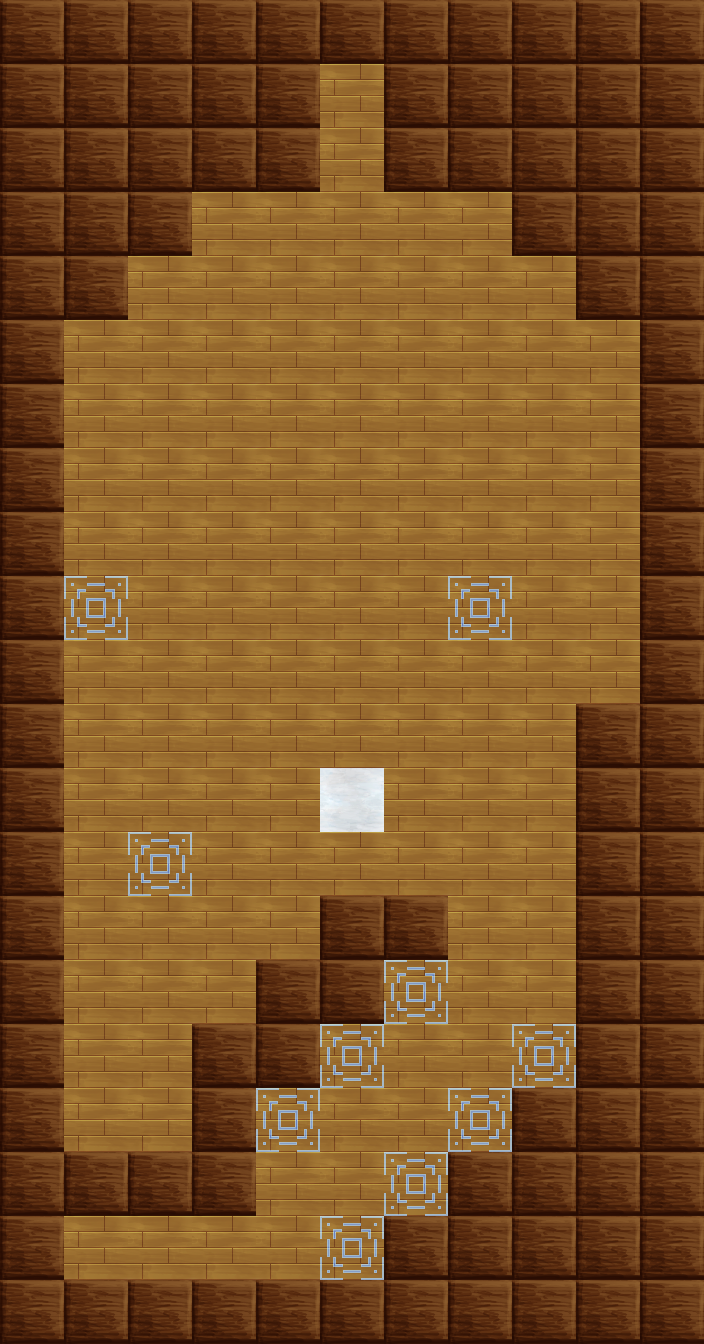

This game map was drawn from its Tiled (.tmx) file and the tilesets committed beside it. A one-line description and the full map source follow:
An orthogonal 11x21 tile map with 64x64 px tiles, 4 tile layers (background, drop-points, goal, wall), 5 tilesets and 10 objects (5x upBlock, 2x rightBlock, playerSpawner, leftBlock, downBlock).

<map version="1.2" tiledversion="1.2.4" orientation="orthogonal" renderorder="right-down" width="11" height="21" tilewidth="64" tileheight="64" infinite="0" nextlayerid="11" nextobjectid="24">
 <tileset firstgid="1" name="puzzle-tileset" tilewidth="64" tileheight="64" spacing="2" margin="1" tilecount="72" columns="8">
  <image source="puzzle-tileset.png" width="528" height="594" />
 </tileset>
 <tileset firstgid="73" name="left-block" tilewidth="64" tileheight="64" tilecount="1" columns="1">
  <image source="left-block.png" width="64" height="64" />
 </tileset>
 <tileset firstgid="74" name="right-block" tilewidth="64" tileheight="64" tilecount="1" columns="1">
  <image source="right-block.png" width="64" height="64" />
 </tileset>
 <tileset firstgid="75" name="up-block" tilewidth="64" tileheight="64" tilecount="1" columns="1">
  <image source="up-block.png" width="64" height="64" />
 </tileset>
 <tileset firstgid="76" name="down-block" tilewidth="64" tileheight="64" tilecount="1" columns="1">
  <image source="down-block.png" width="64" height="64" />
 </tileset>
 <layer id="5" name="background" width="11" height="21">
  <data encoding="csv">
9,9,9,9,9,9,9,9,9,9,9,
9,9,9,9,9,9,9,9,9,9,9,
9,9,9,9,9,9,9,9,9,9,9,
9,9,9,9,9,9,9,9,9,9,9,
9,9,9,9,9,9,9,9,9,9,9,
9,9,9,9,9,9,9,9,9,9,9,
9,9,9,9,9,9,9,9,9,9,9,
9,9,9,9,9,9,9,9,9,9,9,
9,9,9,9,9,9,9,9,9,9,9,
9,9,9,9,9,9,9,9,9,9,9,
9,9,9,9,9,9,9,9,9,9,9,
9,9,9,9,9,9,9,9,9,9,9,
9,9,9,9,9,9,9,9,9,9,9,
9,9,9,9,9,9,9,9,9,9,9,
9,9,9,9,9,9,9,9,9,9,9,
9,9,9,9,9,9,9,9,9,9,9,
9,9,9,9,9,9,9,9,9,9,9,
9,9,9,9,9,9,9,9,9,9,9,
9,9,9,9,9,9,9,9,9,9,9,
9,9,9,9,9,9,9,9,9,9,9,
9,9,9,9,9,9,9,9,9,9,9
</data>
 </layer>
 <layer id="6" name="drop-points" width="11" height="21">
  <data encoding="csv">
0,0,0,0,0,0,0,0,0,0,0,
0,0,0,0,0,0,0,0,0,0,0,
0,0,0,0,0,0,0,0,0,0,0,
0,0,0,0,0,0,0,0,0,0,0,
0,0,0,0,0,0,0,0,0,0,0,
0,0,0,0,0,0,0,0,0,0,0,
0,0,0,0,0,0,0,0,0,0,0,
0,0,0,0,0,0,0,0,0,0,0,
0,0,0,0,0,0,0,0,0,0,0,
0,10,0,0,0,0,0,10,0,0,0,
0,0,0,0,0,0,0,0,0,0,0,
0,0,0,0,0,0,0,0,0,0,0,
0,0,0,0,0,0,0,0,0,0,0,
0,0,10,0,0,0,0,0,0,0,0,
0,0,0,0,0,0,0,0,0,0,0,
0,0,0,0,0,0,10,0,0,0,0,
0,0,0,0,0,10,0,0,10,0,0,
0,0,0,0,10,0,0,10,0,0,0,
0,0,0,0,0,0,10,0,0,0,0,
0,0,0,0,0,10,0,0,0,0,0,
0,0,0,0,0,0,0,0,0,0,0
</data>
 </layer>
 <objectgroup id="10" name="objects">
  <object id="3" name="playerspawner" type="playerSpawner" x="97" y="1246">
   <point />
  </object>
  <object id="5" name="leftBlock" type="leftBlock" x="480" y="607">
   <point />
  </object>
  <object id="13" name="upBlock" type="upBlock" x="415" y="1183">
   <point />
  </object>
  <object id="15" name="rightBlock" type="rightBlock" x="287" y="1118">
   <point />
  </object>
  <object id="18" name="downBlock" type="downBlock" x="95" y="607">
   <point />
  </object>
  <object id="19" name="upBlock" type="upBlock" x="480" y="1118">
   <point />
  </object>
  <object id="20" name="upBlock" type="upBlock" x="543" y="1055">
   <point />
  </object>
  <object id="21" name="upBlock" type="upBlock" x="351" y="1055">
   <point />
  </object>
  <object id="22" name="upBlock" type="upBlock" x="416" y="992">
   <point />
  </object>
  <object id="23" name="rightBlock" type="rightBlock" x="159" y="864">
   <point />
  </object>
 </objectgroup>
 <layer id="8" name="goal" width="11" height="21">
  <data encoding="csv">
0,0,0,0,0,0,0,0,0,0,0,
0,0,0,0,0,0,0,0,0,0,0,
0,0,0,0,0,0,0,0,0,0,0,
0,0,0,0,0,0,0,0,0,0,0,
0,0,0,0,0,0,0,0,0,0,0,
0,0,0,0,0,0,0,0,0,0,0,
0,0,0,0,0,0,0,0,0,0,0,
0,0,0,0,0,0,0,0,0,0,0,
0,0,0,0,0,0,0,0,0,0,0,
0,0,0,0,0,0,0,0,0,0,0,
0,0,0,0,0,0,0,0,0,0,0,
0,0,0,0,0,0,0,0,0,0,0,
0,0,0,0,0,12,0,0,0,0,0,
0,0,0,0,0,0,0,0,0,0,0,
0,0,0,0,0,0,0,0,0,0,0,
0,0,0,0,0,0,0,0,0,0,0,
0,0,0,0,0,0,0,0,0,0,0,
0,0,0,0,0,0,0,0,0,0,0,
0,0,0,0,0,0,0,0,0,0,0,
0,0,0,0,0,0,0,0,0,0,0,
0,0,0,0,0,0,0,0,0,0,0
</data>
 </layer>
 <layer id="7" name="wall" width="11" height="21">
  <data encoding="csv">
7,7,7,7,7,7,7,7,7,7,7,
7,7,7,7,7,0,7,7,7,7,7,
7,7,7,7,7,0,7,7,7,7,7,
7,7,7,0,0,0,0,0,7,7,7,
7,7,0,0,0,0,0,0,0,7,7,
7,0,0,0,0,0,0,0,0,0,7,
7,0,0,0,0,0,0,0,0,0,7,
7,0,0,0,0,0,0,0,0,0,7,
7,0,0,0,0,0,0,0,0,0,7,
7,0,0,0,0,0,0,0,0,0,7,
7,0,0,0,0,0,0,0,0,0,7,
7,0,0,0,0,0,0,0,0,7,7,
7,0,0,0,0,0,0,0,0,7,7,
7,0,0,0,0,0,0,0,0,7,7,
7,0,0,0,0,7,7,0,0,7,7,
7,0,0,0,7,7,0,0,0,7,7,
7,0,0,7,7,0,0,0,0,7,7,
7,0,0,7,0,0,0,0,7,7,7,
7,7,7,7,0,0,0,7,7,7,7,
7,0,0,0,0,0,7,7,7,7,7,
7,7,7,7,7,7,7,7,7,7,7
</data>
 </layer>
</map>